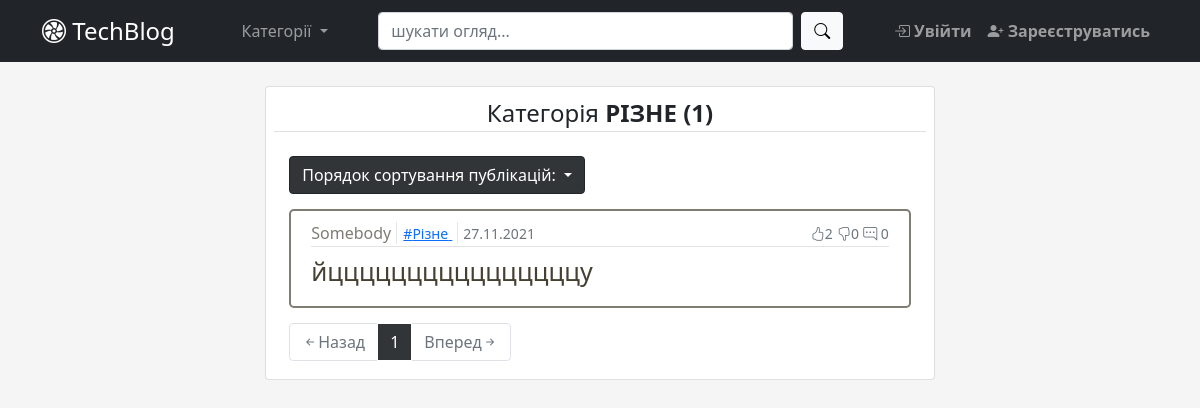
The page /category/4 on the database as committed earlier.
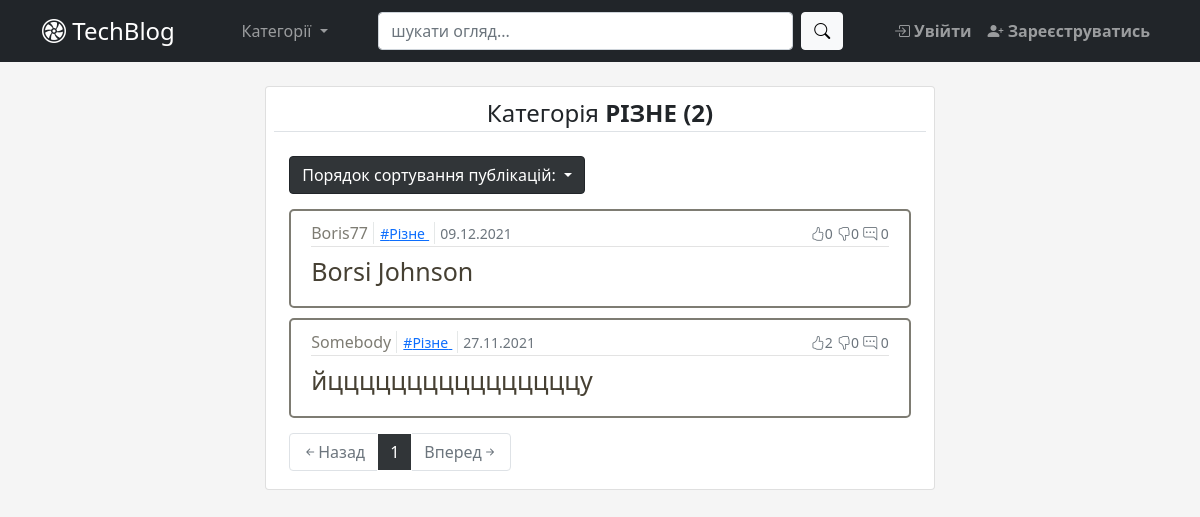
The same page on the database as committed later.
### app/blog/models.py (models this page shows, shortened)
class Post(db.Model):  # type: ignore
    __searchable__ = ['title']
    id = db.Column(db.Integer, primary_key=True)  # type: ignore
    category_id = db.Column(db.Integer, db.ForeignKey('category.id'),
                            nullable=False)  # type: ignore
    user_id = db.Column(db.Integer(), db.ForeignKey('user.id'))  # type: ignore
    title = db.Column(db.String(100), nullable=False)  # type: ignore
    content = db.Column(db.Text)  # type: ignore
    created_at = db.Column(db.DateTime, default=datetime.now)  # type: ignore
    comments = db.relationship('Comment', backref='post_br', lazy=True)
    likes = db.relationship('Like', backref='post_br', lazy=True)
    def total_posts_by_category(self, category_id):
        return Post.query.filter(Post.category_id == category_id).count()
    @hybrid_property
    def total_comments(self):
        return Comment.query.filter(Comment.post_id == self.id).count()
    @hybrid_property
    def total_likes(self):
        return Like.query.filter(
            Like.post_id == self.id,
            Like.status == True).count()
    @hybrid_property
    def total_dislikes(self):
        return Like.query.filter(
            Like.post_id == self.id,
            Like.status == False).count()

class Category(db.Model):  # type: ignore
    id = db.Column(db.Integer, primary_key=True)  # type: ignore
    name = db.Column(db.String(25), unique=True, nullable=False)
    category = db.relationship('Post', backref='category_br', lazy=True)

### app/user/models.py (models this page shows, shortened)
class User(db.Model, UserMixin):  # type: ignore
    id = db.Column(db.Integer, primary_key=True)  # type: ignore
    username = db.Column(db.String(30), unique=True, nullable=False)
    email = db.Column(db.String(50), unique=True, nullable=False)
    password = db.Column(db.String(30), nullable=False)
    picture = db.Column(db.String(20), nullable=False,
                        server_default='default.jpg')  # type: ignore
    admin = db.Column(db.Boolean, default=False)  # type: ignore
    comment = db.relationship('Comment', backref='user_br', lazy=True)
    like = db.relationship('Like', backref='user_br', lazy=True)
    posts = db.relationship('Post', backref='user_br', lazy=True)

### app/blog/views.py (the view)
@blog_bp.route('/category/<int:id>')
def posts_by_category(id):
    print("posts_by_category")
    print(id)
    Category.query.get_or_404(id)
    posts, sort_by = handle_posts_view(
        Post.query.filter_by(category_id=id),
        request.args
    )
    print("sort_by==", sort_by)
    return render_template('posts_by_category.html', posts=posts,
                           sort_by=sort_by)

### app/utils.py (called while the page is built)
def sort_posts(posts, sort_by):
    print('sort_posts')
    if sort_by == 'best':
        print('best')
        return posts.order_by(
            (Post.total_likes - Post.total_dislikes).desc(),
            Post.total_likes.desc()
        )
    elif sort_by == 'oldest':
        print('oldest')
        return posts.order_by(Post.created_at.asc())
    else:
        print('newest')
        return posts.order_by(Post.created_at.desc())

def handle_posts_view(posts, request_args):
    page = request_args.get('page', 1, type=int)
    sort_by = request_args.get('sort_by', 'newest', type=str)
    posts = sort_posts(posts, sort_by)
    posts = posts.paginate(page=page, per_page=5)
    return posts, sort_by

### app/blog/templates/blog/posts_by_category.html
{% extends "base.html" %}
{% block main %}
  {% from "_render_field.html" import render_post_item, pagination_block_id, render_sorting_menu_id  %}
  <div class="card p-2" style="margin:auto;width:60%">
      <legend class="border-bottom mb-4" align="center">Категорія
        <b class="text-uppercase">{{posts.items[0].category_br.name}}
          {% if posts.items[0] %}
            ({{posts.items[0].total_posts_by_category(posts.items[0].category_br.id)}})
          {% endif %}
        </b>
      </legend>
      {{ render_sorting_menu_id(posts.items[0].category_br.id) }}
        {% for post in posts.items %}
           {{ render_post_item(post) }}
        {% endfor %}
      {{ pagination_block_id(posts.items[0].category_br.id, posts, sort_by) }}
  </div>
{% endblock main %}

### app/templates/_render_field.html (shortened to what this page needs)
{% macro render_post_item(post) %}
    <article class="media article-section media-block">
    <div class="media-body">
      <div class="article-metadata">
        <a class="author-name separator" href="{{url_for('blog_bp_in.user_posts', id=post.user_br.id)}}">{{ post.user_br.username }}</a>
        <a class="separator" href="{{url_for('blog_bp_in.posts_by_category', id=post.category_br.id)}}">
          <small class="link-primary">#{{ post.category_br.name }}</small>
        </a>
        <small class="text-muted">{{ post.created_at.strftime('%d.%m.%Y') }}</small>
        <div class="align-right">
          <small class="text-muted"><i class="bi bi-hand-thumbs-up"></i>{{post.total_likes}}</small>
          <small class="text-muted"><i class="bi bi-hand-thumbs-down"></i>{{post.total_dislikes}}</small>
          <small class="text-muted"><i class="bi bi-chat-right-dots"></i> {{post.total_comments}}</small>
        </div>
      </div>
      <h2><a class="article-title" href="{{url_for('blog_bp_in.post_view', post_id=post.id)}}">{{ post.title }}</a></h2>
    </div>
  </article>
{% endmacro %}
{% macro render_sorting_menu_id(id) %}
  <div class="dropdown block-margin">
    <button class="btn btn-dark dropdown-toggle" type="button" data-bs-toggle="dropdown" aria-expanded="false">
      Порядок сортування публікацій:
    </button>
  </div>
{% endmacro %}
{% macro pagination_block_id(id, posts, sort_by) %}
  <ul class="pagination">
     {% if posts.has_prev %}
        <li class="page-item" aria-current="page"><a class="page-link" href="{{ url_for(request.url_rule.endpoint, id=id, sort_by=sort_by, page=posts.page-1) }}"><i class="bi bi-arrow-left-short"></i>Назад</a></li>
     {% else %}
        <li class="page-item disabled" aria-current="page"><a class="page-link"><i class="bi bi-arrow-left-short"></i>Назад</a></li>
     {% endif %}
     {% for page_num in posts.iter_pages(left_edge=1, right_edge=1, left_current=2, right_current=3) %}
        {% if page_num %}
          {% if posts.page == page_num %}
              <li class="page-item active" aria-current="page"><a class="page-link" href="{{ url_for(request.url_rule.endpoint, id=id, sort_by=sort_by, page=page_num) }}">{{ page_num }}</a></li>
          {% else %}
              <li class="page-item"><a class="page-link" href="{{ url_for(request.url_rule.endpoint, id=id, sort_by=sort_by, page=page_num) }}">{{ page_num }}</a></li>
          {% endif %}
        {% else %}
           <li class="page-item disabled"> <a class="page-link"> ... </a></li>
        {% endif %}
     {% endfor %}
     {% if posts.has_next %}
        <li class="page-item" aria-current="page"><a class="page-link" href="{{ url_for(request.url_rule.endpoint, id=id, sort_by=sort_by, page=posts.page+1) }}">Вперед<i class="bi bi-arrow-right-short"></i></a></li>
     {% else %}
        <li class="page-item disabled" aria-current="page"><a class="page-link">Вперед<i class="bi bi-arrow-right-short"></i></a></li>
     {% endif %}
  </ul>
{% endmacro %}

Rows that differ between the two databases and show on the page:
added Post: user_br.username "Boris77", category_br.name "Різне", created_at "09.12.2021", total_likes "0", total_dislikes "0", total_comments "0", title "Borsi Johnson"
Other text that changed with them:
{{ posts.items[0].total_posts_by_category(posts.items[0].category_br.id) }}: "1" → "2"
